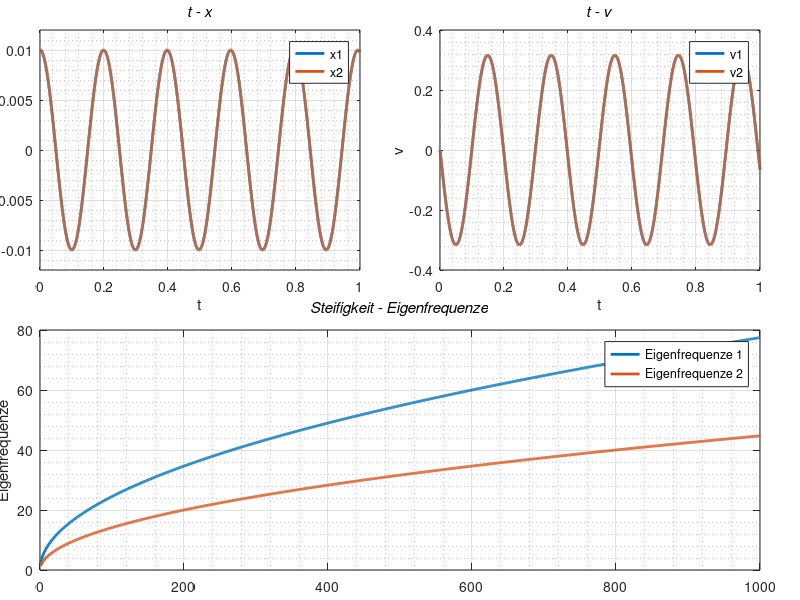

Write MATLAB code to recreate this figure.
%% Schwingerkette_Bearbeitungsfile.m
%  - Systemmatrix erstellen
%  - Anfangsbedigungen einsetzen
%  - Loesung der Gleichung mit Heun-Verfahren berechnen
%  - Eigenfrequenzen mit steigenden Federsteifigkeiten wieder berechnen
%  - Ergebnis plotten
%  ----------------------------------------------------------------------
%  Output:
%       - Grafik Auslenkung (x1, x2) mit Laufzeit
%       - Grafik Geschwindigkeit (x1, x2) mit Laufzeit
%       - Grafik Eigenfrequenzen mit Federsteifigkeit
%  ----------------------------------------------------------------------
%  Wen Yi, Karlsruhe Institut of Technology
%  yi.wen@student.kit.edu
%  2017/11/25

%% Bearbeitungsbogen (-freiwillig-)
clear all;
close all;
clc;

%% Parameter
m=0.5;                      % kg
c=500;                      % N/m
AnzahlSchritte=10000;
ts=1;                       %s
h=ts/AnzahlSchritte;        %s

%% Systemmatrix
% m*x_1" + 2k*x_1 - k*x_2 = 0
% m*x_2" - k*x_1 + 2k*x_1 = 0
A_Sys=[0 0 1 0; 0 0 0 1; -2*c/m c/m 0 0; c/m -2*c/m 0 0];

%% Anfangsbedingungen            
x_1(1)=0.01;
x_2(1)=0.01;
xa_1(1)=0;
xa_2(1)=0;
X(:,1)=[x_1(1);x_2(1);xa_1(1);xa_2(1)];
t(1)=0;

%% Aufgabe 2: Eigenwerte
[Eigenvektoren, Eigenwerte] = eig(A_Sys);

%% Aufgabe 3: Verfahren von Heun            
for n = 1:1:AnzahlSchritte
    k1(:,n) = h.*(A_Sys*X(:,n));
    k2(:,n) = h.*(A_Sys*(X(:,n)+k1(:,n)));
    X(:,n+1) = X(:,n)+1/2.*(k1(:,n)+k2(:,n));
    
    t(n+1)=t(n)+h;
end
 
%% Aufgabe 4: Berechnung der Eigenfrequenz bei zunehmdener Federsteifigkeit
figure(1);
subplot('position',[0.05,0.55,0.4,0.4]);
plot(t,X(1,:),'LineWidth',2);
hold on;
plot(t,X(2,:),'LineWidth',2);
hold on;
grid on;
grid minor;
xlabel('t');
ylabel('x');
title('\itt - x');
legend('x1','x2');
axis([0 ts -0.012 0.012]);

subplot('position',[0.55,0.55,0.4,0.4]);
plot(t,X(3,:),'LineWidth',2);
hold on;
plot(t,X(4,:),'LineWidth',2);
hold on;
grid on;
grid minor;
xlabel('t');
ylabel('v');
title('\itt - v');
legend('v1','v2');
%axis([0 ts -0.4 0.4]);

c2=1:1:1000;
for i=1:1:1000
    A_Sys2=[0 0 1 0; 0 0 0 1; -2*i/m i/m 0 0; i/m -2*i/m 0 0];
    lamda=eig(A_Sys2);
    EigenFre1(i)=abs(lamda(1));
    EigenFre2(i)=abs(lamda(3));
end

subplot('position',[0.05,0.05,0.9,0.4]);
plot(c2,EigenFre1,'LineWidth',2);
hold on;
plot(c2,EigenFre2,'LineWidth',2);
hold on;
grid on;
grid minor;
xlabel('Federsteifigfkeit');
ylabel('Eigenfrequenze');
title('\itSteifigkeit - Eigenfrequenze');
legend('Eigenfrequenze 1','Eigenfrequenze 2');